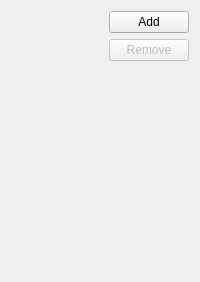
       <widget class="QWidget" name="mAttachmentsTab">
        <attribute name="title">
         <string comment="@title:tab configure attachments of an event or todo">Attachments</string>
        </attribute>
        <layout class="QGridLayout" name="gridLayout_18">
         <item row="0" column="0" rowspan="3">
          <widget class="QWidget" name="mAttachmentViewPlaceHolder" native="true">
           <property name="sizePolicy">
            <sizepolicy hsizetype="MinimumExpanding" vsizetype="Expanding">
             <horstretch>0</horstretch>
             <verstretch>0</verstretch>
            </sizepolicy>
           </property>
          </widget>
         </item>
         <item row="0" column="1">
          <widget class="QPushButton" name="mAddButton">
           <property name="sizePolicy">
            <sizepolicy hsizetype="Minimum" vsizetype="Fixed">
             <horstretch>0</horstretch>
             <verstretch>0</verstretch>
            </sizepolicy>
           </property>
           <property name="toolTip">
            <string comment="@info:tooltip">Add an attachment</string>
           </property>
           <property name="whatsThis">
            <string comment="@info:whatsthis">Shows a dialog used to select an attachment to add to this event or to-do as link or as inline data.</string>
           </property>
           <property name="text">
            <string comment="@action:button adds an attachment">Add</string>
           </property>
           <property name="icon">
		   <iconset theme="list-add"/>
             
           </property>
          </widget>
         </item>
         <item row="1" column="1">
          <widget class="QPushButton" name="mRemoveButton">
           <property name="enabled">
            <bool>false</bool>
           </property>
           <property name="sizePolicy">
            <sizepolicy hsizetype="Minimum" vsizetype="Fixed">
             <horstretch>0</horstretch>
             <verstretch>0</verstretch>
            </sizepolicy>
           </property>
           <property name="toolTip">
            <string comment="@info:tooltip">Remove the selected attachment</string>
           </property>
           <property name="whatsThis">
            <string comment="@info:whatsthis">Removes the attachment selected in the list above from this event or to-do.</string>
           </property>
           <property name="text">
            <string comment="@action:button remove an attachment">Remove</string>
           </property>
           <property name="icon">
		   <iconset theme="list-remove"/>
             
           </property>
          </widget>
         </item>
         <item row="2" column="1">
          <spacer name="verticalSpacer_4">
           <property name="orientation">
            <enum>Qt::Vertical</enum>
           </property>
           <property name="sizeHint" stdset="0">
            <size>
             <width>20</width>
             <height>210</height>
            </size>
           </property>
          </spacer>
         </item>
        </layout>
       </widget>
